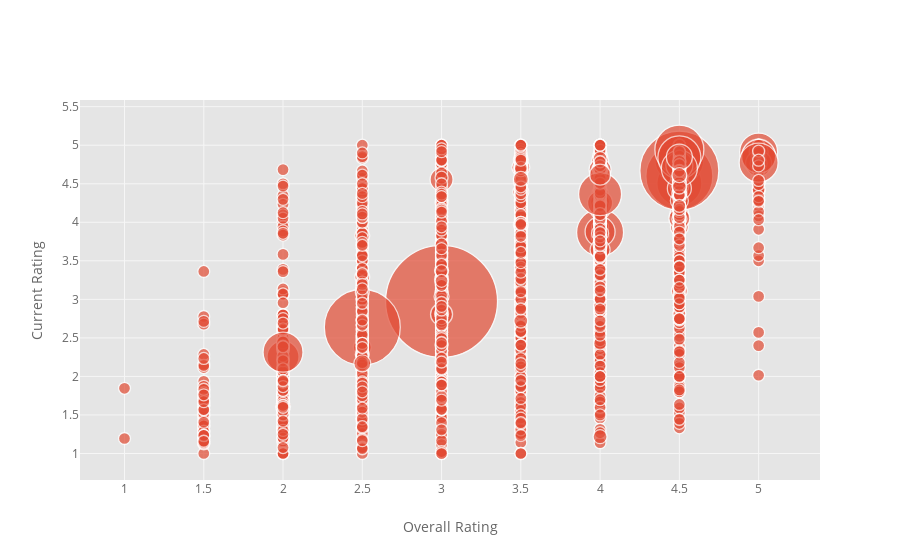

Notebook cell for this chart:
### Code cell
rating_df.iplot(kind = "bubble", x = "overall_rating", y = "current_rating", size = 'num_current_rating', text = 'name',
              xTitle='Overall Rating', yTitle='Current Rating')

### Figure 1 — Plotly figure (JSON) as saved in the notebook; plotly's stock layout.template omitted (floating-point values rounded to 4 significant figures; data arrays with more than 128 entries replaced by an {"elided": "..."} marker saying what was removed)
{"data": [{"marker": {"color": {"elided": "4450 str values"}, "line": {"width": 1.3}, "size": {"elided": "4450 int values"}, "symbol": "dot"}, "mode": "markers", "text": {"elided": "4450 str values"}, "type": "scatter", "x": {"elided": "4450 float values"}, "y": {"elided": "4450 float values"}}], "layout": {"legend": {"bgcolor": "#FFFFFF", "font": {"color": "#666666"}}, "paper_bgcolor": "#FFFFFF", "plot_bgcolor": "#E5E5E5", "titlefont": {"color": "#151516"}, "xaxis1": {"gridcolor": "#F6F6F6", "showgrid": true, "tickfont": {"color": "#666666"}, "title": "Overall Rating", "titlefont": {"color": "#666666"}, "zerolinecolor": "#F6F6F6"}, "yaxis1": {"gridcolor": "#F6F6F6", "showgrid": true, "tickfont": {"color": "#666666"}, "title": "Current Rating", "titlefont": {"color": "#666666"}, "zerolinecolor": "#F6F6F6"}}}
